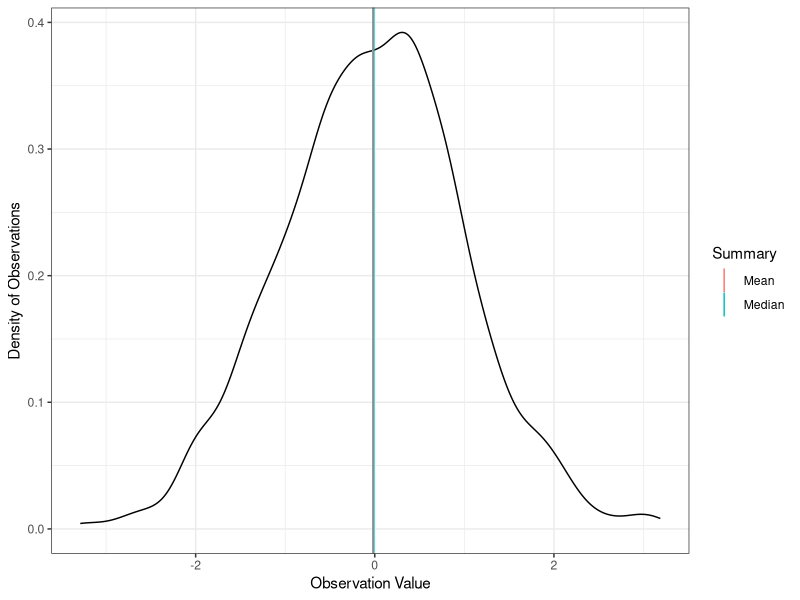
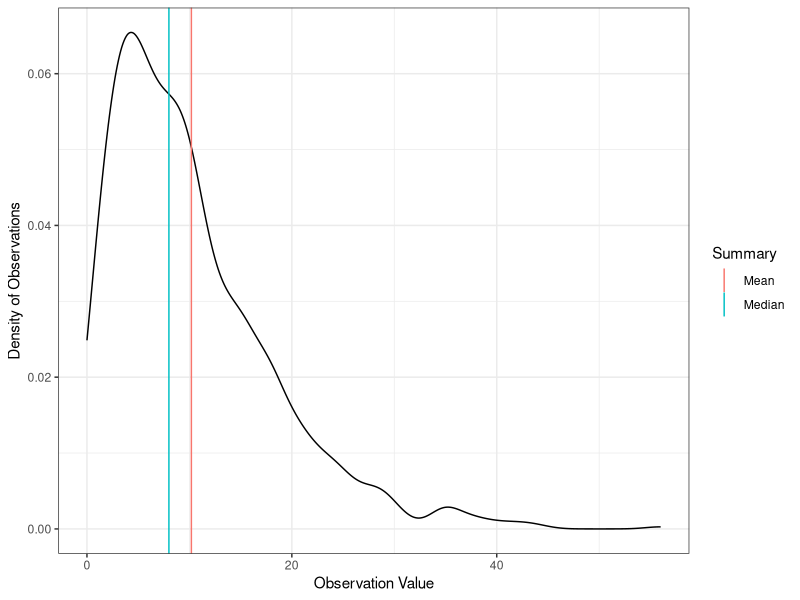

R code for these plots, in order:
## ---- chunk 1
#| message: false
library(MASS)
library(tidyverse)


normdat <- tibble(x = rnorm(1000)) %>%
  mutate(Mean = mean(x),
         Median = median(x)) %>%
  pivot_longer(cols = c(Mean, Median), names_to = "Summary") 

negbindat <- tibble(x = rnegbin(1000, mu = 10, theta = 2)) %>%
  mutate(Mean = mean(x),
         Median = median(x)) %>%
  pivot_longer(cols = c(Mean, Median), names_to = "Summary") 


ggplot(normdat, aes(x = x)) +
  geom_density() +
  geom_vline(aes(xintercept = value, color = Summary)) +
  labs(y = "Density of Observations", x = "Observation Value") +
  theme_bw()

## ---- chunk 2
ggplot(negbindat, aes(x = x)) +
  geom_density() +
  geom_vline(aes(xintercept = value, color = Summary)) +
  labs(y = "Density of Observations", x = "Observation Value") +
  theme_bw()

